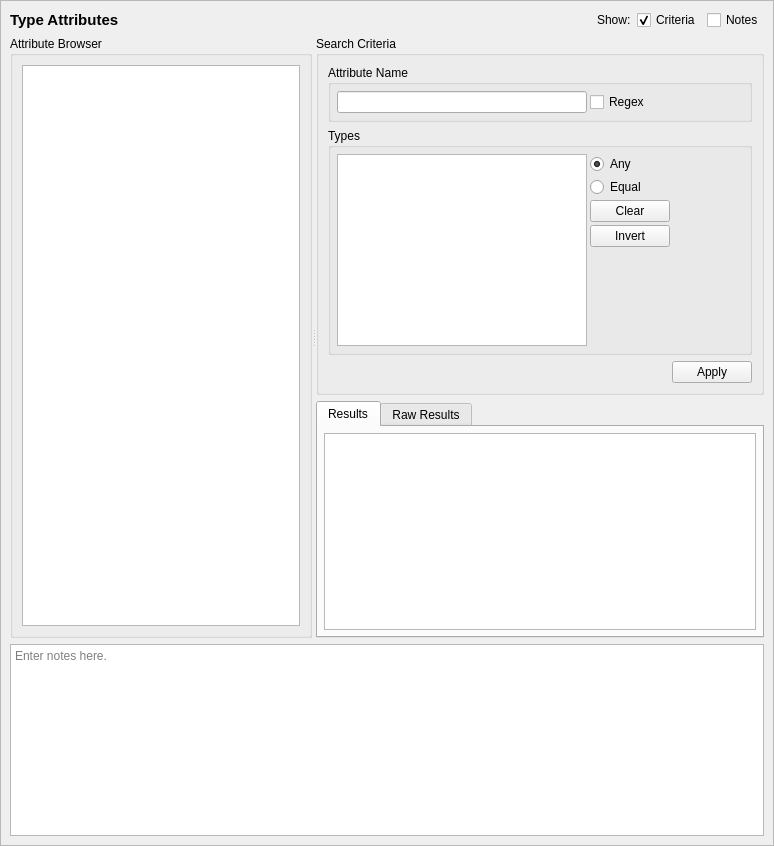
<?xml version="1.0" encoding="UTF-8"?>
<ui version="4.0">
 <class>TypeAttributeQueryTab_ui</class>
 <widget class="QScrollArea" name="TypeAttributeQueryTab_ui">
  <property name="geometry">
   <rect>
    <x>0</x>
    <y>0</y>
    <width>774</width>
    <height>846</height>
   </rect>
  </property>
  <property name="sizeAdjustPolicy">
   <enum>QAbstractScrollArea::AdjustToContents</enum>
  </property>
  <property name="widgetResizable">
   <bool>true</bool>
  </property>
  <widget class="QWidget" name="contents">
   <property name="geometry">
    <rect>
     <x>0</x>
     <y>0</y>
     <width>772</width>
     <height>844</height>
    </rect>
   </property>
   <property name="minimumSize">
    <size>
     <width>0</width>
     <height>0</height>
    </size>
   </property>
   <layout class="QGridLayout" name="gridLayout_3">
    <item row="0" column="0">
     <widget class="QLabel" name="label">
      <property name="sizePolicy">
       <sizepolicy hsizetype="Preferred" vsizetype="Fixed">
        <horstretch>0</horstretch>
        <verstretch>0</verstretch>
       </sizepolicy>
      </property>
      <property name="maximumSize">
       <size>
        <width>16777215</width>
        <height>20</height>
       </size>
      </property>
      <property name="font">
       <font>
        <pointsize>11</pointsize>
        <weight>75</weight>
        <bold>true</bold>
       </font>
      </property>
      <property name="text">
       <string>Type Attributes</string>
      </property>
     </widget>
    </item>
    <item row="3" column="0" colspan="5">
     <widget class="QTextEdit" name="notes">
      <property name="minimumSize">
       <size>
        <width>0</width>
        <height>80</height>
       </size>
      </property>
      <property name="toolTip">
       <string>Optionally enter notes here about the query.</string>
      </property>
      <property name="placeholderText">
       <string>Enter notes here.</string>
      </property>
     </widget>
    </item>
    <item row="0" column="1">
     <spacer name="horizontalSpacer">
      <property name="orientation">
       <enum>Qt::Horizontal</enum>
      </property>
      <property name="sizeHint" stdset="0">
       <size>
        <width>440</width>
        <height>20</height>
       </size>
      </property>
     </spacer>
    </item>
    <item row="0" column="2">
     <widget class="QLabel" name="label_2">
      <property name="text">
       <string>Show:</string>
      </property>
     </widget>
    </item>
    <item row="0" column="3">
     <widget class="QCheckBox" name="criteria_expander">
      <property name="toolTip">
       <string>Show or hide the search criteria (no settings are lost)</string>
      </property>
      <property name="text">
       <string>Criteria</string>
      </property>
      <property name="checked">
       <bool>true</bool>
      </property>
     </widget>
    </item>
    <item row="0" column="4">
     <widget class="QCheckBox" name="notes_expander">
      <property name="toolTip">
       <string>Show or hide the notes field (no data is lost)</string>
      </property>
      <property name="text">
       <string>Notes</string>
      </property>
     </widget>
    </item>
    <item row="1" column="0" rowspan="2" colspan="5">
     <widget class="QSplitter" name="splitter">
      <property name="sizePolicy">
       <sizepolicy hsizetype="Expanding" vsizetype="Preferred">
        <horstretch>0</horstretch>
        <verstretch>1</verstretch>
       </sizepolicy>
      </property>
      <property name="orientation">
       <enum>Qt::Horizontal</enum>
      </property>
      <widget class="QGroupBox" name="browser_groupBox">
       <property name="title">
        <string>Attribute Browser</string>
       </property>
       <layout class="QGridLayout" name="gridLayout">
        <item row="0" column="0">
         <widget class="GetDetailsListView" name="attrs"/>
        </item>
       </layout>
      </widget>
      <widget class="QWidget" name="verticalLayoutWidget">
       <layout class="QVBoxLayout" name="verticalLayout">
        <item>
         <widget class="QGroupBox" name="criteria_frame">
          <property name="sizePolicy">
           <sizepolicy hsizetype="Preferred" vsizetype="Preferred">
            <horstretch>0</horstretch>
            <verstretch>0</verstretch>
           </sizepolicy>
          </property>
          <property name="maximumSize">
           <size>
            <width>16777215</width>
            <height>16777215</height>
           </size>
          </property>
          <property name="title">
           <string>Search Criteria</string>
          </property>
          <layout class="QGridLayout" name="gridLayout_2">
           <item row="1" column="0">
            <widget class="QGroupBox" name="type_criteria">
             <property name="title">
              <string>Types</string>
             </property>
             <layout class="QGridLayout" name="gridLayout_7">
              <property name="leftMargin">
               <number>6</number>
              </property>
              <property name="topMargin">
               <number>6</number>
              </property>
              <property name="rightMargin">
               <number>6</number>
              </property>
              <property name="bottomMargin">
               <number>6</number>
              </property>
              <property name="spacing">
               <number>3</number>
              </property>
              <item row="2" column="1">
               <widget class="QPushButton" name="clear_types">
                <property name="text">
                 <string>Clear</string>
                </property>
               </widget>
              </item>
              <item row="2" column="2">
               <spacer name="horizontalSpacer_4">
                <property name="orientation">
                 <enum>Qt::Horizontal</enum>
                </property>
                <property name="sizeHint" stdset="0">
                 <size>
                  <width>40</width>
                  <height>20</height>
                 </size>
                </property>
               </spacer>
              </item>
              <item row="3" column="1">
               <widget class="QPushButton" name="invert_types">
                <property name="text">
                 <string>Invert</string>
                </property>
               </widget>
              </item>
              <item row="1" column="1">
               <widget class="QRadioButton" name="types_equal">
                <property name="toolTip">
                 <string>A matching attribute will have a role set equal to the selected types.</string>
                </property>
                <property name="text">
                 <string>Equal</string>
                </property>
               </widget>
              </item>
              <item row="0" column="1">
               <widget class="QRadioButton" name="types_any">
                <property name="toolTip">
                 <string>A matching attribute will have any of the selected types.</string>
                </property>
                <property name="text">
                 <string>Any</string>
                </property>
                <property name="checked">
                 <bool>true</bool>
                </property>
               </widget>
              </item>
              <item row="0" column="0" rowspan="5">
               <widget class="QListView" name="types">
                <property name="sizePolicy">
                 <sizepolicy hsizetype="Expanding" vsizetype="Expanding">
                  <horstretch>0</horstretch>
                  <verstretch>0</verstretch>
                 </sizepolicy>
                </property>
                <property name="maximumSize">
                 <size>
                  <width>250</width>
                  <height>16777215</height>
                 </size>
                </property>
                <property name="toolTip">
                 <string>Match the type set of the attribute.</string>
                </property>
                <property name="selectionMode">
                 <enum>QAbstractItemView::ExtendedSelection</enum>
                </property>
               </widget>
              </item>
              <item row="4" column="1">
               <spacer name="verticalSpacer_2">
                <property name="orientation">
                 <enum>Qt::Vertical</enum>
                </property>
                <property name="sizeHint" stdset="0">
                 <size>
                  <width>20</width>
                  <height>40</height>
                 </size>
                </property>
               </spacer>
              </item>
             </layout>
            </widget>
           </item>
           <item row="0" column="0">
            <widget class="QGroupBox" name="name_criteria">
             <property name="maximumSize">
              <size>
               <width>16777215</width>
               <height>120</height>
              </size>
             </property>
             <property name="title">
              <string>Attribute Name</string>
             </property>
             <layout class="QGridLayout" name="gridLayout_8">
              <property name="leftMargin">
               <number>6</number>
              </property>
              <property name="topMargin">
               <number>6</number>
              </property>
              <property name="rightMargin">
               <number>6</number>
              </property>
              <property name="bottomMargin">
               <number>6</number>
              </property>
              <property name="spacing">
               <number>3</number>
              </property>
              <item row="0" column="1">
               <widget class="QLineEdit" name="name">
                <property name="sizePolicy">
                 <sizepolicy hsizetype="Expanding" vsizetype="Fixed">
                  <horstretch>0</horstretch>
                  <verstretch>0</verstretch>
                 </sizepolicy>
                </property>
                <property name="minimumSize">
                 <size>
                  <width>150</width>
                  <height>20</height>
                 </size>
                </property>
                <property name="maximumSize">
                 <size>
                  <width>250</width>
                  <height>16777215</height>
                 </size>
                </property>
               </widget>
              </item>
              <item row="0" column="2">
               <widget class="QCheckBox" name="name_regex">
                <property name="toolTip">
                 <string>Use regular expressions to match the attribute's name.</string>
                </property>
                <property name="text">
                 <string>Regex</string>
                </property>
               </widget>
              </item>
             </layout>
            </widget>
           </item>
           <item row="2" column="0">
            <widget class="QDialogButtonBox" name="buttonBox">
             <property name="standardButtons">
              <set>QDialogButtonBox::Apply</set>
             </property>
            </widget>
           </item>
          </layout>
         </widget>
        </item>
        <item>
         <widget class="QTabWidget" name="results_frame">
          <property name="sizePolicy">
           <sizepolicy hsizetype="Preferred" vsizetype="MinimumExpanding">
            <horstretch>0</horstretch>
            <verstretch>1</verstretch>
           </sizepolicy>
          </property>
          <property name="currentIndex">
           <number>0</number>
          </property>
          <widget class="QWidget" name="table_page">
           <property name="sizePolicy">
            <sizepolicy hsizetype="Preferred" vsizetype="MinimumExpanding">
             <horstretch>0</horstretch>
             <verstretch>0</verstretch>
            </sizepolicy>
           </property>
           <attribute name="title">
            <string>Results</string>
           </attribute>
           <layout class="QVBoxLayout" name="verticalLayout_3">
            <property name="leftMargin">
             <number>6</number>
            </property>
            <property name="topMargin">
             <number>6</number>
            </property>
            <property name="rightMargin">
             <number>6</number>
            </property>
            <property name="bottomMargin">
             <number>6</number>
            </property>
            <item>
             <widget class="SEToolsTableView" name="table_results">
              <property name="sizePolicy">
               <sizepolicy hsizetype="Expanding" vsizetype="MinimumExpanding">
                <horstretch>0</horstretch>
                <verstretch>0</verstretch>
               </sizepolicy>
              </property>
              <property name="sizeAdjustPolicy">
               <enum>QAbstractScrollArea::AdjustIgnored</enum>
              </property>
              <property name="alternatingRowColors">
               <bool>true</bool>
              </property>
              <property name="sortingEnabled">
               <bool>true</bool>
              </property>
             </widget>
            </item>
           </layout>
          </widget>
          <widget class="QWidget" name="raw_page">
           <property name="sizePolicy">
            <sizepolicy hsizetype="Preferred" vsizetype="MinimumExpanding">
             <horstretch>0</horstretch>
             <verstretch>0</verstretch>
            </sizepolicy>
           </property>
           <attribute name="title">
            <string>Raw Results</string>
           </attribute>
           <layout class="QVBoxLayout" name="verticalLayout_2">
            <property name="leftMargin">
             <number>6</number>
            </property>
            <property name="topMargin">
             <number>6</number>
            </property>
            <property name="rightMargin">
             <number>6</number>
            </property>
            <property name="bottomMargin">
             <number>6</number>
            </property>
            <item>
             <widget class="QPlainTextEdit" name="raw_results">
              <property name="sizePolicy">
               <sizepolicy hsizetype="Expanding" vsizetype="MinimumExpanding">
                <horstretch>0</horstretch>
                <verstretch>0</verstretch>
               </sizepolicy>
              </property>
              <property name="minimumSize">
               <size>
                <width>0</width>
                <height>0</height>
               </size>
              </property>
              <property name="font">
               <font>
                <family>Monospace</family>
               </font>
              </property>
              <property name="documentTitle">
               <string/>
              </property>
              <property name="lineWrapMode">
               <enum>QPlainTextEdit::NoWrap</enum>
              </property>
              <property name="readOnly">
               <bool>true</bool>
              </property>
             </widget>
            </item>
           </layout>
          </widget>
         </widget>
        </item>
       </layout>
      </widget>
     </widget>
    </item>
   </layout>
   <zorder>splitter</zorder>
   <zorder>notes</zorder>
   <zorder>label</zorder>
   <zorder>label_2</zorder>
   <zorder>horizontalSpacer</zorder>
   <zorder>criteria_expander</zorder>
   <zorder>notes_expander</zorder>
  </widget>
 </widget>
 <customwidgets>
  <customwidget>
   <class>SEToolsTableView</class>
   <extends>QTableView</extends>
   <header>setoolsgui/tableview.h</header>
  </customwidget>
  <customwidget>
   <class>GetDetailsListView</class>
   <extends>QListView</extends>
   <header>setoolsgui/getdetailslist.h</header>
  </customwidget>
 </customwidgets>
 <tabstops>
  <tabstop>criteria_expander</tabstop>
  <tabstop>notes_expander</tabstop>
  <tabstop>attrs</tabstop>
  <tabstop>name</tabstop>
  <tabstop>name_regex</tabstop>
  <tabstop>types</tabstop>
  <tabstop>types_any</tabstop>
  <tabstop>types_equal</tabstop>
  <tabstop>clear_types</tabstop>
  <tabstop>invert_types</tabstop>
  <tabstop>results_frame</tabstop>
  <tabstop>table_results</tabstop>
  <tabstop>raw_results</tabstop>
  <tabstop>notes</tabstop>
 </tabstops>
 <resources/>
 <connections>
  <connection>
   <sender>clear_types</sender>
   <signal>clicked()</signal>
   <receiver>types</receiver>
   <slot>clearSelection()</slot>
   <hints>
    <hint type="sourcelabel">
     <x>429</x>
     <y>99</y>
    </hint>
    <hint type="destinationlabel">
     <x>319</x>
     <y>184</y>
    </hint>
   </hints>
  </connection>
  <connection>
   <sender>notes_expander</sender>
   <signal>toggled(bool)</signal>
   <receiver>notes</receiver>
   <slot>setVisible(bool)</slot>
   <hints>
    <hint type="sourcelabel">
     <x>732</x>
     <y>20</y>
    </hint>
    <hint type="destinationlabel">
     <x>386</x>
     <y>754</y>
    </hint>
   </hints>
  </connection>
  <connection>
   <sender>criteria_expander</sender>
   <signal>toggled(bool)</signal>
   <receiver>criteria_frame</receiver>
   <slot>setVisible(bool)</slot>
   <hints>
    <hint type="sourcelabel">
     <x>583</x>
     <y>20</y>
    </hint>
    <hint type="destinationlabel">
     <x>496</x>
     <y>226</y>
    </hint>
   </hints>
  </connection>
 </connections>
</ui>
